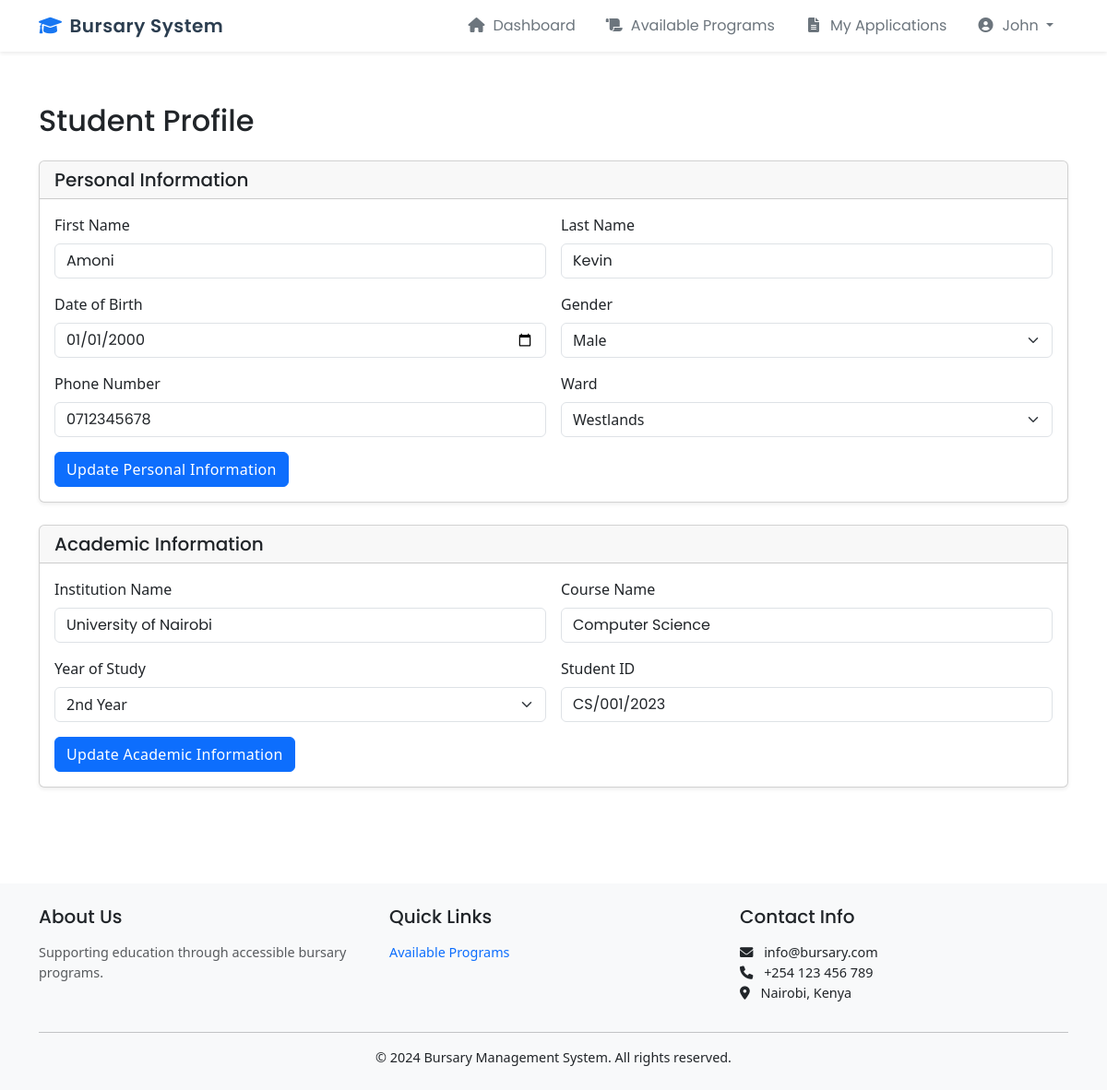
The app's page /student/profile (signed in) with its own data.
### app/models.py (models this page shows, shortened)
class User(UserMixin, db.Model):
    id = db.Column(db.Integer, primary_key=True)
    email = db.Column(db.String(120), unique=True, nullable=False)
    password_hash = db.Column(db.String(256))
    first_name = db.Column(db.String(64))
    last_name = db.Column(db.String(64))
    role = db.Column(db.String(20), default='STUDENT')
    created_at = db.Column(db.DateTime, default=datetime.utcnow)
    updated_at = db.Column(db.DateTime, default=datetime.utcnow, onupdate=datetime.utcnow)
    profile = db.relationship('Profile', backref='user', uselist=False)
    submitted_applications = db.relationship('Application', backref='applicant',
                                          lazy='dynamic',
                                          foreign_keys='Application.student_id')
    reviewed_applications = db.relationship('Application', backref='reviewer',
                                         lazy='dynamic',
                                         foreign_keys='Application.reviewed_by')
    academic_info = db.relationship('AcademicInfo', backref='user', uselist=False)

class Profile(db.Model):
    id = db.Column(db.Integer, primary_key=True)
    user_id = db.Column(db.Integer, db.ForeignKey('user.id'), unique=True)
    first_name = db.Column(db.String(50))
    last_name = db.Column(db.String(50))
    phone_number = db.Column(db.String(20))
    date_of_birth = db.Column(db.Date)
    gender = db.Column(db.String(10))
    ward_id = db.Column(db.Integer, db.ForeignKey('ward.id'))

class AcademicInfo(db.Model):
    id = db.Column(db.Integer, primary_key=True)
    user_id = db.Column(db.Integer, db.ForeignKey('user.id'), unique=True)
    institution = db.Column(db.String(200), nullable=False)
    course = db.Column(db.String(100), nullable=False)
    year_of_study = db.Column(db.Integer, nullable=False)
    student_id = db.Column(db.String(20), nullable=False)
    created_at = db.Column(db.DateTime, default=datetime.utcnow)
    updated_at = db.Column(db.DateTime, default=datetime.utcnow, onupdate=datetime.utcnow)

### app/student/routes.py (the view, shortened to what this page needs)
@bp.route('/profile', methods=['GET', 'POST'])
@login_required
@student_required
def profile():
    profile_form = ProfileForm(obj=current_user.profile)
    academic_form = AcademicInfoForm(obj=current_user.academic_info)
    return render_template('student/profile.html',
                         profile_form=profile_form,
                         academic_form=academic_form)

### app/student/forms.py
class ProfileForm(FlaskForm):
    first_name = StringField('First Name', validators=[DataRequired(), Length(max=50)])
    last_name = StringField('Last Name', validators=[DataRequired(), Length(max=50)])
    date_of_birth = DateField('Date of Birth', validators=[DataRequired()])
    gender = SelectField('Gender', choices=[('M', 'Male'), ('F', 'Female'), ('O', 'Other')])
    phone_number = StringField('Phone Number', validators=[DataRequired(), Length(max=15)])
    ward_id = SelectField('Ward', coerce=int, validators=[DataRequired()])
    def __init__(self, *args, **kwargs):
        super(ProfileForm, self).__init__(*args, **kwargs)
        self.ward_id.choices = [(0, 'Select Ward')] + [
            (ward.id, ward.name) for ward in Ward.query.order_by(Ward.name).all()
        ]

class AcademicInfoForm(FlaskForm):
    school_name = StringField('School Name', validators=[DataRequired(), Length(max=200)])
    current_grade = StringField('Current Grade/Year', validators=[DataRequired(), Length(max=50)])
    institution = StringField('Institution Name', validators=[DataRequired(), Length(max=100)])
    course = StringField('Course Name', validators=[DataRequired(), Length(max=100)])
    year_of_study = SelectField('Year of Study',
                              choices=[(1, '1st Year'), (2, '2nd Year'),
                                     (3, '3rd Year'), (4, '4th Year'),
                                     (5, '5th Year'), (6, '6th Year')],
                              coerce=int)
    student_id = StringField('Student ID', validators=[DataRequired(), Length(max=20)])

### app/models.py (called while the page is built)
@login_manager.user_loader
def load_user(id):
    return User.query.get(int(id))

### app/student/routes.py (called while the page is built)
def student_required(f):
    @wraps(f)
    def decorated_function(*args, **kwargs):
        if not current_user.is_authenticated or current_user.role != 'STUDENT':
            flash('Access denied. This page is only for students.', 'error')
            return redirect(url_for('main.index'))
        return f(*args, **kwargs)
    return decorated_function

### app/templates/student/profile.html (shortened to what this page needs)
{% extends "student/base.html" %}
{% block content %}
<div class="container py-4">
    <h2 class="mb-4">Student Profile</h2>
    <div class="card mb-4">
        <div class="card-header">
            <h5 class="mb-0">Personal Information</h5>
        </div>
        <div class="card-body">
            <form method="POST" action="{{ url_for('student.profile') }}">
                <div class="row g-3">
                    <div class="col-md-6">
                        {{ profile_form.first_name.label(class="form-label") }}
                        {{ profile_form.first_name(class="form-control") }}
                    </div>
                    <div class="col-md-6">
                        {{ profile_form.last_name.label(class="form-label") }}
                        {{ profile_form.last_name(class="form-control") }}
                    </div>
                    <div class="col-md-6">
                        {{ profile_form.date_of_birth.label(class="form-label") }}
                        {{ profile_form.date_of_birth(class="form-control", type="date") }}
                    </div>
                    <div class="col-md-6">
                        {{ profile_form.gender.label(class="form-label") }}
                        {{ profile_form.gender(class="form-select") }}
                    </div>
                    <div class="col-md-6">
                        {{ profile_form.phone_number.label(class="form-label") }}
                        {{ profile_form.phone_number(class="form-control") }}
                    </div>
                    <div class="col-md-6">
                        {{ profile_form.ward_id.label(class="form-label") }}
                        {{ profile_form.ward_id(class="form-select") }}
                    </div>
                </div>
                <div class="mt-3">
                    <button type="submit" name="submit_profile" class="btn btn-primary">
                        Update Personal Information
                    </button>
                </div>
            </form>
        </div>
    </div>
    <div class="card">
        <div class="card-header">
            <h5 class="mb-0">Academic Information</h5>
        </div>
        <div class="card-body">
            <form method="POST" action="{{ url_for('student.profile') }}">
                <div class="row g-3">
                    <div class="col-md-6">
                        {{ academic_form.institution.label(class="form-label") }}
                        {{ academic_form.institution(class="form-control") }}
                    </div>
                    <div class="col-md-6">
                        {{ academic_form.course.label(class="form-label") }}
                        {{ academic_form.course(class="form-control") }}
                    </div>
                    <div class="col-md-6">
                        {{ academic_form.year_of_study.label(class="form-label") }}
                        {{ academic_form.year_of_study(class="form-select") }}
                    </div>
                    <div class="col-md-6">
                        {{ academic_form.student_id.label(class="form-label") }}
                        {{ academic_form.student_id(class="form-control") }}
                    </div>
                </div>
                <div class="mt-3">
                    <button type="submit" name="submit_academic" class="btn btn-primary">
                        Update Academic Information
                    </button>
                </div>
            </form>
        </div>
    </div>
</div>
{% endblock %}

### app/templates/student/base.html (shortened to what this page needs)
<!DOCTYPE html>
<html lang="en">
<head>
    <link href="{{ url_for('static', filename='styles/meta-design.css') }}" rel="stylesheet">
    <link href="{{ url_for('static', filename='styles/main.css') }}" rel="stylesheet">
    <link href="{{ url_for('static', filename='styles/student_base.css') }}" rel="stylesheet">
    <link href="https://cdn.jsdelivr.net/npm/bootstrap@5.3.0/dist/css/bootstrap.min.css" rel="stylesheet">
    <link href="https://cdnjs.cloudflare.com/ajax/libs/font-awesome/6.0.0/css/all.min.css" rel="stylesheet">
</head>
<body>
    <nav class="navbar navbar-expand-lg navbar-light">
        <div class="container">
            <a class="navbar-brand" href="{{ url_for('main.index') }}">
                <i class="fas fa-graduation-cap me-2"></i>Bursary System
            </a>
            <div class="collapse navbar-collapse" id="navbarNav">
                <ul class="navbar-nav ms-auto align-items-center">
                    <li class="nav-item">
                        <a class="nav-link" href="{{ url_for('student.dashboard') }}">
                            <i class="fas fa-home me-2"></i>Dashboard
                        </a>
                    </li>
                    <li class="nav-item">
                        <a class="nav-link" href="{{ url_for('student.programs') }}">
                            <i class="fas fa-scroll me-2"></i>Available Programs
                        </a>
                    </li>
                    <li class="nav-item">
                        <a class="nav-link" href="{{ url_for('student.applications') }}">
                            <i class="fas fa-file-alt me-2"></i>My Applications
                        </a>
                    </li>
                    <li class="nav-item dropdown">
                        <a class="nav-link dropdown-toggle" href="#" id="studentDropdown" role="button"
                           data-bs-toggle="dropdown" aria-expanded="false">
                            <i class="fas fa-user-circle me-2"></i>{{ current_user.first_name }}
                        </a>
                    </li>
                </ul>
            </div>
        </div>
    </nav>
    <main class="main-content">
        {% block content %}{% endblock %}
    </main>
    <footer class="footer mt-5 py-4 bg-light">
        <div class="container">
            <div class="row">
                <div class="col-md-4">
                    <h5 class="mb-3">About Us</h5>
                    <p class="text-muted">Supporting education through accessible bursary programs.</p>
                </div>
                <div class="col-md-4">
                    <h5 class="mb-3">Quick Links</h5>
                    <ul class="list-unstyled">
                        {% if current_user.is_authenticated and current_user.role == 'STUDENT' %}
                            <li><a href="{{ url_for('student.programs') }}" class="text-decoration-none">Available Programs</a></li>
                        {% else %}
                            <li><a href="{{ url_for('main.index') }}" class="text-decoration-none">Home</a></li>
                        {% endif %}
                    </ul>
                </div>
                <div class="col-md-4">
                    <h5 class="mb-3">Contact Info</h5>
                    <ul class="list-unstyled">
                        <li><i class="fas fa-envelope me-2"></i> info@bursary.com</li>
                        <li><i class="fas fa-phone me-2"></i> +254 123 456 789</li>
                        <li><i class="fas fa-map-marker-alt me-2"></i> Nairobi, Kenya</li>
                    </ul>
                </div>
            </div>
            <hr>
            <div class="text-center">
                <p class="mb-0">&copy; 2024 Bursary Management System. All rights reserved.</p>
            </div>
        </div>
    </footer>
</body>
</html>

### app/static/styles/meta-design.css (style rules this page uses)
:root { --meta-primary: #1877F2; --meta-secondary: #1C2B33; --meta-background: #F8F9FA; --meta-surface: #FFFFFF; --meta-error: #E41E3F; --meta-success: #28A745; --meta-warning: #FFC107; --meta-info: #17A2B8; --meta-text-primary: #2C3E50; --meta-text-secondary: #6C757D; --meta-text-muted: #95A5A6; --meta-border: #E9ECEF; --meta-hover: #F7F9FC; --shadow-sm: 0 2px 4px rgba(0, 0, 0, 0.02); --shadow-md: 0 4px 6px rgba(0, 0, 0, 0.04); --shadow-lg: 0 10px 15px rgba(0, 0, 0, 0.05); --border-radius-sm: 8px; --border-radius-md: 12px; --border-radius-lg: 16px; --meta-font-family: -apple-system, BlinkMacSystemFont, "Segoe UI", Roboto, "Helvetica Neue", Arial, sans-serif; --spacing-xs: 4px; --spacing-sm: 8px; --spacing-md: 16px; --spacing-lg: 24px; --spacing-xl: 32px; --spacing-xxl: 48px; }
body { font-family: var(--meta-font-family); background-color: var(--meta-background); color: var(--meta-text-primary); line-height: 1.6; -webkit-font-smoothing: antialiased; -moz-osx-font-smoothing: grayscale; }
.btn { font-weight: 500; padding: 0.5rem 1.25rem; border-radius: var(--border-radius-sm); transition: all 0.2s ease; }
.btn-primary { background: var(--meta-primary); border: none; }
.form-control { border-radius: var(--border-radius-sm); border: 1px solid var(--meta-border); padding: 0.75rem 1rem; transition: all 0.2s ease; }
.navbar { background: var(--meta-surface); box-shadow: var(--shadow-sm); padding: 1rem 0; }
.navbar-brand { font-weight: 600; color: var(--meta-primary) !important; }

### app/static/styles/main.css (style rules this page uses)
:root { --primary-color: #0d6efd; --secondary-color: #6c757d; --success-color: #198754; --warning-color: #ffc107; --danger-color: #dc3545; --info-color: #0dcaf0; --light-color: #f8f9fa; --dark-color: #212529; --font-family: 'Poppins', -apple-system, BlinkMacSystemFont, 'Segoe UI', Roboto, Oxygen, Ubuntu, Cantarell, sans-serif; }
body { min-height: 100vh; display: flex; flex-direction: column; font-family: var(--font-family); font-weight: 400; }
h1, h2, h3, h4, h5, h6 { font-family: var(--font-family); font-weight: 600; }
.main-content { flex: 1 0 auto; padding: 2rem 0; }
.navbar-brand { font-weight: 600; letter-spacing: 0.5px; }
.nav-link { font-weight: 500; }
.card { border: none; box-shadow: 0 0.125rem 0.25rem rgba(0, 0, 0, 0.075); transition: transform 0.2s ease-in-out; }
.form-label { font-weight: 500; }
.form-control { font-family: var(--font-family); }
.btn { font-weight: 500; letter-spacing: 0.3px; }
.btn-primary { background-color: var(--primary-color); border-color: var(--primary-color); }
.footer { margin-top: auto; padding: 1rem 0; background-color: var(--light-color); font-size: 0.9rem; }
.navbar { padding: 1rem 0; }
.navbar-brand { font-family: 'Poppins', sans-serif; font-weight: 600; }
.nav-link { font-family: 'Poppins', sans-serif; font-weight: 500; padding: 0.5rem 1rem !important; color: var(--meta-text-secondary) !important; transition: all 0.3s ease; }
.nav-link i { width: 20px; text-align: center; }

### app/static/styles/student_base.css (style rules this page uses)
body { font-family: 'Poppins', sans-serif; background-color: var(--meta-background); }
.navbar { padding: 1rem 0; background: var(--meta-surface) !important; box-shadow: 0 2px 4px rgba(0,0,0,0.08) !important; }
.navbar-brand { font-weight: 600; font-size: 1.25rem; color: var(--meta-text-primary) !important; }
.navbar-brand i { color: var(--meta-primary); }
.nav-link { font-weight: 500; padding: 0.5rem 1rem !important; color: var(--meta-text-secondary) !important; border-radius: 8px; transition: all 0.3s ease; }
.main-content { min-height: calc(100vh - 70px); padding: 2rem 0; }

### records on screen
User: first_name "John"
Profile: first_name "Amoni", last_name "Kevin", date_of_birth "01/01/2000", gender "Male", phone_number "0712345678", ward_id "Westlands"
AcademicInfo: institution "University of Nairobi", course "Computer Science", year_of_study "2nd Year", student_id "CS/001/2023"

### other values on screen
{{ profile_form.first_name.label(class="form-label") }} "First Name"
{{ profile_form.last_name.label(class="form-label") }} "Last Name"
{{ profile_form.date_of_birth.label(class="form-label") }} "Date of Birth"
{{ profile_form.gender.label(class="form-label") }} "Gender"
{{ profile_form.phone_number.label(class="form-label") }} "Phone Number"
{{ profile_form.ward_id.label(class="form-label") }} "Ward"
{{ academic_form.institution.label(class="form-label") }} "Institution Name"
{{ academic_form.course.label(class="form-label") }} "Course Name"
{{ academic_form.year_of_study.label(class="form-label") }} "Year of Study"
{{ academic_form.student_id.label(class="form-label") }} "Student ID"
